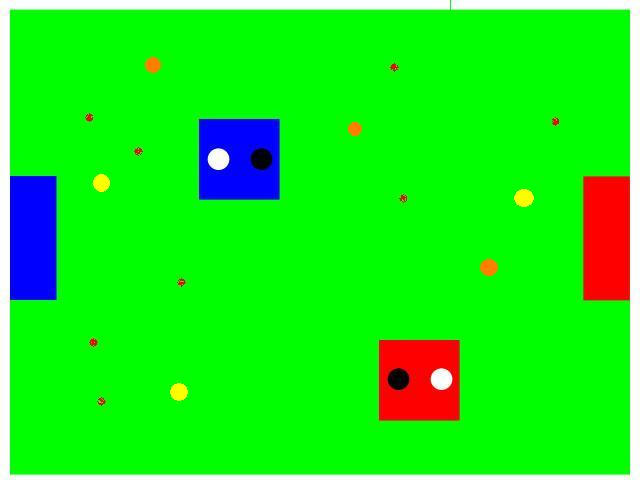
%> input picture techfest/ban/code/25th Dec 2/withBall.JPG, 640 x 480 px
$ octave testing_balls.m   (GNU Octave 9; MATLAB toolbox functions it lacks are replaced by stand-ins)
%> lines starting %> are read from the running program, lines starting %| are printed output that depends on the picture; in (x1, y1, x2, y2) boxes, pixels count from 0 and x2, y2 are one past the last pixel; in counts of white or black regions, pixels touching at a corner belong together; the program's own positions count from 1
### matlab/shaastra/Wednesday, September 16 2009/useful work/findcircles.m
function [ count_circles, centers,diameters] = findcircles(input,tolcirc)
count_circles=0;
diameters=0;
centers=[0, 0];
% SPECIFIC PURPOSE: To identify features in a binary image, to locate circles among the
%                   features, their centers and the distance between the first two.
%
% DESCRIPTION: Features are assumed to be made up of ones, against a background of zeros.

tolsize = 1;
% Tolerance for rejecting small features (diameters). Range [1,2,3...]
% To reject ever larger features, increase to higher integers.

if length(find(input~=0 & input~=1)) > 0, error('Input must be binary'), end
input = bwmorph(bwmorph(bwmorph(input,'spur'),'clean'),'fill');
[numbers,features] = bwlabel(input);
count_circles = 0; centers = [0 0]; separation12 = [];

for i = 1:features
    [I,J] = find(numbers == i);
    rows = min(I):max(I); columns = min(J):max(J);
    rows = min(rows):min([size(input,1) min(rows)+max([length(rows) length(columns)])-1]);
    columns = min(columns):min([size(input,2) min(columns)+max([length(rows) length(columns)])-1]);
    testitem = input(rows,columns);
    % testitem is a square containing the feature.
    diameter = max([length(rows) length(columns)]);
    circle = imcircle(diameter);
    circle = circle(1:length(rows),1:length(columns));
    % circle is compared to testitem.
    if (length(find(xor(testitem,circle))) < round(tolcirc*diameter^2)) & (diameter >= tolsize)...
            & length(rows)/length(columns) >= 0.5 & length(rows)/length(columns) <= 2,
        count_circles = count_circles + 1;
        center_rows = rows(1):rows(1)+diameter-1;
        center_columns = columns(1):columns(1)+diameter-1;
        centers(count_circles,:) = mean([center_rows;center_columns]')-0.5;
        diameters(count_circles,:)=diameter;
    end
end
if count_circles > 1, separation12 = norm(centers(2,:)-centers(1,:)); end

%%%%%%%%%%%%%%%%%%%%%%%%%%%%%%%%%%%%%%%%%%%%%%%%%%%%%%%%%%%%%%%%%%%
%%%%%%%%%%%%%%%%%%%%%%%%%%%%%%%%%%%%%%%%%%%%%%%%%%%%%%%%%%%%%%%%%%
function y = imcircle(n)

% y = imcircle(n);
%
% Draw a solid circle of ones with diameter n pixels
% in a square of zero-valued pixels.
%
% Example: y = imcircle(128);

if rem(n,1) > 0,
   disp(sprintf('n is not an integer and has been rounded to %1.0f',round(n)))
   n = round(n);
end

if n < 1     % invalid n
   error('n must be at least 1')

elseif n < 3 % trivial n
   y = ones(n);

elseif rem(n,2) == 0,  % even n

   DIAMETER = n;
   diameter = n-1;
   RADIUS = DIAMETER/2;
   radius = diameter/2;
   height_45 = round(radius/sqrt(2));
   width = zeros(1,RADIUS);
   semicircle = zeros(DIAMETER,RADIUS);

   for i  = 1 : height_45
       upward = i - 0.5;
       sine = upward/radius;
       cosine = sqrt(1-sine^2);
       width(i) = ceil(cosine * radius);
   end

   array = width(1:height_45)-height_45;

   for j = max(array):-1:min(array)
       width(height_45 + j) = max(find(array == j));
   end

   if min(width) == 0
      index = find(width == 0);
      width(index) = round(mean([width(index-1) width(index+1)]));
   end

   width = [fliplr(width) width];

   for k  = 1 : DIAMETER
       semicircle(k,1:width(k)) = ones(1,width(k));
   end

   y = [fliplr(semicircle) semicircle];

else   % odd n

   DIAMETER = n;
   diameter = n-1;
   RADIUS = DIAMETER/2;
   radius = diameter/2;
   semicircle = zeros(DIAMETER,radius);
   height_45 = round(radius/sqrt(2) - 0.5);
   width = zeros(1,radius);

   for i  = 1 : height_45
       upward = i;
       sine = upward/radius;
       cosine = sqrt(1-sine^2);
       width(i) = ceil(cosine * radius - 0.5);
   end

   array = width(1:height_45) - height_45;

   for j = max(array):-1:min(array)
       width(height_45 + j) = max(find(array == j));
   end

   if min(width) == 0
      index = find(width == 0);
      width(index) = round(mean([width(index-1) width(index+1)]));
   end

   width = [fliplr(width) max(width) width];

   for k  = 1 : DIAMETER
       semicircle(k,1:width(k)) = ones(1,width(k));
   end

   y = [fliplr(semicircle) ones(DIAMETER,1) semicircle];

end

### techfest/ban/code/25th Dec 2/balls_centroid.m
function [no_of_balls,ball_cordinates] = balls_centroid(BW_ball)
global tolcirc_ball;
global ball_dia
global ball_dia_tol

no_of_balls=0;
ball_cordinates=[];

  [ count_circles, centers,diameters] = findcircles(BW_ball,tolcirc_ball);
  for j=1:count_circles
      if(diameters(j)>=ball_dia-ball_dia_tol & diameters(j)<=ball_dia+ball_dia_tol)
          no_of_balls=no_of_balls+1;
          ball_cordinates(no_of_balls,1)=centers(j,2);
          ball_cordinates(no_of_balls,2)=centers(j,1);
      end
  end

          ball_cordinates=round(ball_cordinates);

### techfest/ban/code/25th Dec 2/testing_balls.m

global vid
global input_colored_image;
global no_of_balls;
global balls_coodinates;

%**input_colored_image = getsnapshot(vid);
input_colored_image =imread('withball.jpg');
%> input_colored_image is the input picture: size 480x640x3 uint8; mean R, G, B 27.3, 234.4, 26.8
global tolcirc_ball;
global ball_dia
global ball_dia_tol

ball_dia=16;
ball_dia_tol=4;
tolcirc_ball=0.35;
clc
close all
%% color 1: yellow
global color_min_yellowball;
global color_max_yellowball;
global red_over_blue_yellowBall;
global green_over_blue_yellowBall;

color_min_yellowball=[210 190 0];
color_max_yellowball=[255 255 80];
red_over_blue_yellowBall=100;
green_over_blue_yellowBall=100;

BW_YELLOW=((input_colored_image(:,:,1)>=color_min_yellowball(1)) ...
      &(input_colored_image(:,:,2)>=color_min_yellowball(2)) ...
      &(input_colored_image(:,:,3)<=color_max_yellowball(3))...
      &(input_colored_image(:,:,1)>=input_colored_image(:,:,3)+red_over_blue_yellowBall) ...
      &((input_colored_image(:,:,2)>=input_colored_image(:,:,3))+green_over_blue_yellowBall));
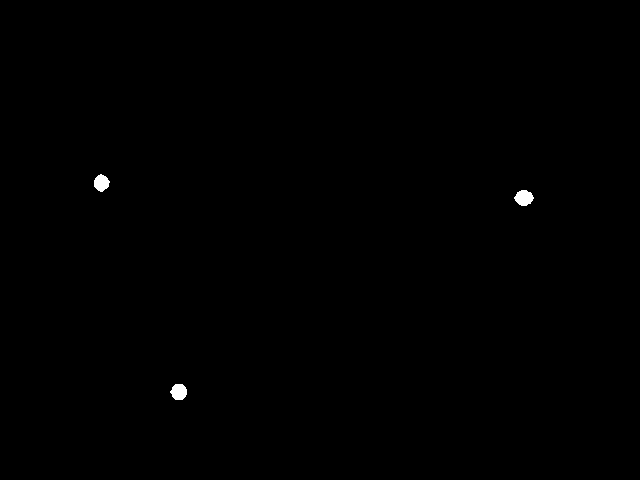
%> BW_YELLOW: size 480x640 logical; 0.21% white; 3 white regions, box (x1, y1, x2, y2) and area: (514, 190, 534, 206) 229, (170, 384, 187, 400) 212, (94, 174, 110, 192) 202
   BW_YELLOW=imclose(BW_YELLOW, strel('square',5));

   figure,imshow(BW_YELLOW);
   [ count_circles_yellow, centers_yellow,diameters_yellow] = findcircles(BW_YELLOW,tolcirc_ball)
%> in findcircles, `[numbers,features] = bwlabel(input);`: numbers: size 480x640 double; 4 distinct labels, from 0 to 3
%> in findcircles, `[numbers,features] = bwlabel(input);`: features = 3
%> the loop in findcircles, `for i = 1:features` made 3 passes
%> (columns, DIAMETER in imcircle, RADIUS in imcircle, radius in imcircle, height_45 in imcircle, array in imcircle) on pass 1: ([95 96 97 98 99 100 101 102 103 104 105 106 107 108 109 110], 18, 9, 8.5, 6, [3 3 3 2 2 1])
%> (DIAMETER in imcircle, RADIUS in imcircle, radius in imcircle, height_45 in imcircle, array in imcircle) on passes 2 to 3: (17, 8.5, 8, 5, [3 3 2 2 1]), (20, 10, 9.5, 7, [3 3 3 2 2 1 0])
%> pass 3, in findcircles, `testitem = input(rows,columns);`:
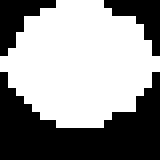
%> testitem: size 20x20 logical (shown 8 times larger); 57.2% white; 3 black regions, box (x1, y1, x2, y2) and area: (0, 9, 20, 20) 126, (0, 0, 7, 7) 23, (13, 0, 20, 7) 22
%> pass 3, in imcircle (call 3), `y = [fliplr(semicircle) semicircle];`:
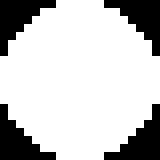
%> y: size 20x20 double (shown 8 times larger); values 0 (black) and 1 (white), 77% white; 4 black regions, box (x1, y1, x2, y2) and area: (0, 0, 7, 7) 23, (13, 0, 20, 7) 23, (0, 13, 7, 20) 23, (13, 13, 20, 20) 23
%> after the loop in findcircles, `for i = 1:features`: center_columns = 20 values from 515 to 534; center_rows = 20 values from 191 to 210; centers = [183 103; 392.5 178.5; 200 524]; diameters = [18; 17; 20]
%> in findcircles, `separation12 = norm(centers(2,:)-centers(1,:))`: separation12 = 222.7
%> count_circles_yellow = 3; centers_yellow = [183 103; 392.5 178.5; 200 524]; diameters_yellow = [18; 17; 20]
   [no_of_yellowballs,ball_cordinates] =balls_centroid(BW_YELLOW)
%> the loop in findcircles (call 2), `for i = 1:features` made 3 passes
%> the loop in balls_centroid, `for j=1:count_circles` made 3 passes
%> after the loop in balls_centroid, `for j=1:count_circles`: ball_cordinates = [103 183; 178.5 392.5; 524 200]
%> in balls_centroid, `ball_cordinates=round(ball_cordinates);`: ball_cordinates = [103 183; 179 393; 524 200]
%> no_of_yellowballs = 3; ball_cordinates = [103 183; 179 393; 524 200]


%% color 2: Orange ball
global color_min_orangeball;
global color_max_orangeball;
global red_over_green_orangeBall;
global red_over_blue_orangeBall;
global green_over_blue_orangeBall

color_min_orangeball=[150 0 0];
color_max_orangeball=[255 150 70];
red_over_green_orangeBall=50;
red_over_blue_orangeBall=150;
green_over_blue_orangeBall =20;

BW_ORANGE=((input_colored_image(:,:,1)>=color_min_orangeball(1)) ...
      &(input_colored_image(:,:,2)<=color_max_orangeball(2)) ...
      &(input_colored_image(:,:,3)<=color_max_orangeball(3))...
      &(input_colored_image(:,:,1)>=input_colored_image(:,:,2)+red_over_green_orangeBall) ...
      &((input_colored_image(:,:,1)>=input_colored_image(:,:,3)+red_over_blue_orangeBall)) ...
      &((input_colored_image(:,:,2)>=input_colored_image(:,:,3)+green_over_blue_orangeBall)));
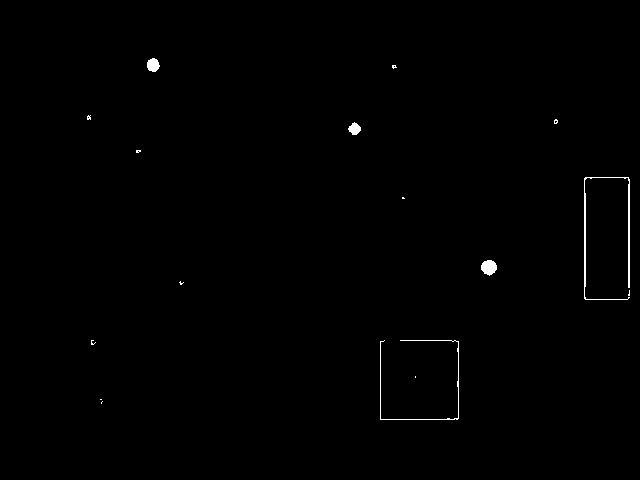
%> BW_ORANGE: size 480x640 logical; 0.45% white; 16 white regions (11 under 20 px), largest, box (x1, y1, x2, y2) and area: (584, 177, 630, 300) 530, (380, 340, 459, 420) 312, (481, 260, 497, 276) 187, (147, 58, 160, 72) 137, (348, 122, 361, 135) 111
 BW_ORANGE=imclose(BW_ORANGE, strel('square',6));

figure,imshow(BW_ORANGE)
[ count_circles_ORANGE, centers_ORANGE,diameters_ORANGE] = findcircles(BW_ORANGE,tolcirc_ball)
%> in findcircles (call 3), `[numbers,features] = bwlabel(input);`: numbers: size 480x640 double; 15 distinct labels, from 0 to 14
%> the run ends on the next line
